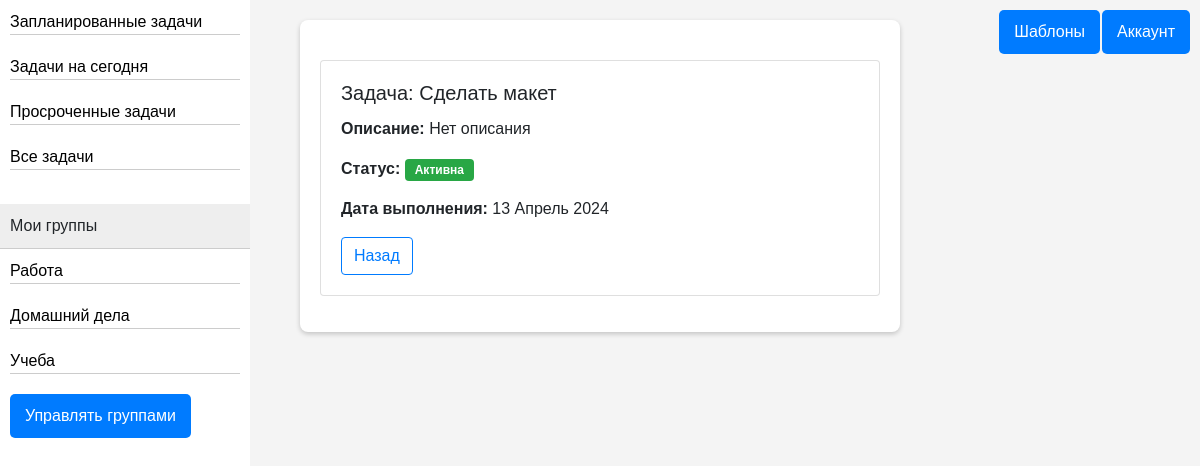
Page /app/groups/rabota/1/ (signed in) on the committed database.
### app/models.py (models this page shows, shortened)
class Group(models.Model):
    user = models.ForeignKey(User, on_delete=models.CASCADE, related_name='manager_groups')
    name = models.CharField(max_length=50)
    slug = models.SlugField(max_length=50, blank=True)
    class Meta:
        verbose_name = 'Группа'
        verbose_name_plural = 'Группы'
        unique_together = ('user', 'name')

class Task(models.Model):
    name = models.CharField(max_length=50, null=False, blank=False)
    is_active = models.BooleanField(default=True)
    description = models.TextField(null=True, blank=True)
    due_time = models.TimeField(null=True, blank=True)
    due_date = models.DateField(blank=True)
    group = models.ForeignKey('Group', on_delete=models.CASCADE, related_name='tasks')
    class Meta:
        ordering = ['-is_active']
        verbose_name = 'Задача'
        verbose_name_plural = 'Задачи'

### app/views.py (the view)
# urls.py: path('groups/<slug:group_slug>/<int:pk>/', DetailTaskView.as_view(), name='detail_task'),
class DetailTaskView(LoginRequiredMixin, UserAccessMixin, GroupsDataMixin, DetailView):
    model = Task
    template_name = 'app/task_detail.html'
    context_object_name = 'task'

### app/mixins.py (called while the page is built)
    def get_context_data(self, **kwargs):
        context = super().get_context_data(**kwargs)
        group_context = get_groups_context_data(self.request.user)
        context.update(group_context)
        return context

    def dispatch(self, request, *args, **kwargs):
        user = request.user
        group_slug = self.kwargs.get('group_slug')
        task_id = self.kwargs.get('pk')
        try:
            group = Group.objects.get(slug=group_slug, user=user)
        except Group.DoesNotExist:
            return HttpResponseForbidden()
        if task_id:
            try:
                Task.objects.get(id=task_id, group=group)
            except Task.DoesNotExist:
                return HttpResponseForbidden()
        return super().dispatch(request, *args, **kwargs)

### app/utils.py (called while the page is built)
def get_groups_context_data(user):
    calculator = FixedGroupsCalculator()
    groups = Group.objects.exclude(slug__in=calculator.FIXED_GROUPS).filter(user=user)
    return {
        'groups': groups,
        'fixed_groups': calculator.get_fixed_groups().filter(user=user),
    }

    def get_fixed_groups(self):
        return Group.objects.filter(slug__in=self.FIXED_GROUPS)

### templates/app/task_detail.html (shortened to what this page needs)
{% extends 'base.html' %}
{% block task_list %}
    <div class="card task-detail">
        <div class="card-body">
            <h5 class="card-title">Задача: {{ task.name }}</h5>
            <p class="card-text"><strong>Описание:</strong> {{ task.description|default:"Нет описания" }}</p>
            <p class="card-text">
                <strong>Статус:</strong>
                <span class="badge {% if task.is_active %}badge-success{% else %}badge-secondary{% endif %}">
                    {% if task.is_active %}Активна{% else %}Завершена{% endif %}
                </span>
            </p>
            <p class="card-text">
                <strong>Дата выполнения:</strong> {{ task.due_date|date:"d F Y" }}
            </p>
            <a href="{% url 'tasks_by_group' task.group.slug %}" class="btn btn-outline-primary">Назад</a>
        </div>
    </div>
{% endblock %}

### templates/app/groups.html (shortened to what this page needs)
{% for group in fixed_groups %}
    <a href={% url 'tasks_by_group' group.slug %}>
        <li>{{ group.name }}</li>
{% endfor %}
{% if groups %}
    <br>
    <span>Мои группы</span>
    {% for group in groups %}
        <a href={% url 'tasks_by_group' group.slug %}>
            <li>{{ group.name | truncatechars:40}}</li>
    {% endfor %}
{% endif %}

### static/app/css/style.css (style rules this page uses)
body { font-family: 'Arial', sans-serif; background-color: #f4f4f4; margin: 0; padding: 0; display: flex; justify-content: center; align-items: flex-start; height: 100vh; overflow-y: auto; }
.group-list a { display: block; padding: 10px; text-decoration: none; color: #000; }
.group-list li { border-bottom: 1px solid #ccc; }
.group-list span { display: block; padding: 10px; background: #eee; border-bottom: 1px solid #ccc; }
.badge { padding: 5px 10px; font-size: 0.75em; }
a.btn { text-decoration: none; }
.task-detail { max-width: 600px; margin: 0 auto; }
.badge-success { background-color: #28a745; color: white; }
.btn-outline-primary { color: #007bff; border-color: #007bff; }

### rows in the picture
Group: name "Запланированные задачи"
Group: name "Задачи на сегодня"
Group: name "Просроченные задачи"
Group: name "Все задачи"
Group: name "Работа"
Group: name "Домашний дела"
Group: name "Учеба"
Task: name "Сделать макет", description "Нет описания", due_date "13 Апрель 2024"
